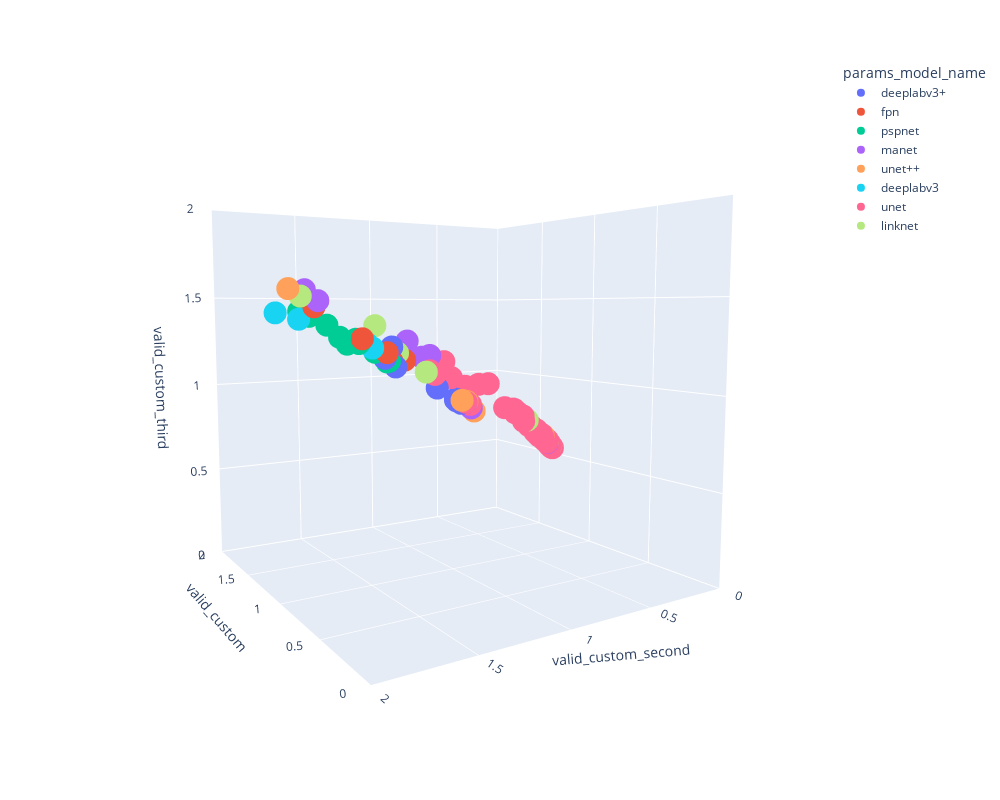

Notebook code cell kept with this figure:
### Code cell
# set bounds
maxval=2
ranges = [0,maxval]

fig = px.scatter_3d(df, x='values_0', y='values_1', z='values_2',
                    color='params_model_name',
                    range_x=ranges, range_y=ranges, range_z=ranges,
                    labels={'values_0':'valid_custom', 'values_1':'valid_custom_second', 'values_2':'valid_custom_third'},
                    width=1000, height=800)

# add best trial - still in progress trying to figure out how to add or highlight a single point
#idx=129
#fig = px.scatter_3d(df.loc[129], x=df.loc[idx].values_0, y=df.loc[idx].values_1, z=df.loc[idx].values_2,
#                    color='black')


fig.show()

### Figure 1 — Plotly figure (JSON) as saved in the notebook; plotly's stock layout.template omitted (floating-point values rounded to 4 significant figures)
{"data": [{"hovertemplate": "params_model_name=deeplabv3+<br>valid_custom=%{x}<br>valid_custom_second=%{y}<br>valid_custom_third=%{z}<extra></extra>", "legendgroup": "deeplabv3+", "marker": {"color": "#636efa", "symbol": "circle"}, "mode": "markers", "name": "deeplabv3+", "scene": "scene", "showlegend": true, "type": "scatter3d", "x": [1.167, 1.019, 1.165, 1.167, 1.164, 1.04, 1.042, 1.014, 1.224, 1.037, 1.016, 1.017, 1.017, 1.161], "y": [4.719, 1.091, 4.645, 4.838, 3.688, 1.331, 1.353, 0.9404, 5.669, 1.395, 0.9682, 0.9758, 0.9762, 5.495], "z": [2.506, 1.015, 2.478, 2.546, 2.276, 1.137, 1.242, 0.9231, 2.811, 1.185, 0.9378, 0.9443, 0.9484, 2.752]}, {"hovertemplate": "params_model_name=fpn<br>valid_custom=%{x}<br>valid_custom_second=%{y}<br>valid_custom_third=%{z}<extra></extra>", "legendgroup": "fpn", "marker": {"color": "#EF553B", "symbol": "circle"}, "mode": "markers", "name": "fpn", "scene": "scene", "showlegend": true, "type": "scatter3d", "x": [13.71, 1.061, 1.054, 1.309, 1.029, 1.197, 3.362, 1.029, 1.149, 1.046, 1.15, 1.053, 9.466, 1.028, 1.151, 1.051], "y": [11.08, 2.359, 1.347, 3.411, 1.284, 3.828, 8.218, 1.387, 3.73, 1.779, 3.717, 1.347, 84.25, 1.528, 3.69, 2.659], "z": [3.912, 1.765, 1.167, 2.165, 1.172, 2.174, 3.327, 1.214, 2.131, 1.45, 2.109, 1.16, 13.05, 1.289, 2.096, 1.859]}, {"hovertemplate": "params_model_name=pspnet<br>valid_custom=%{x}<br>valid_custom_second=%{y}<br>valid_custom_third=%{z}<extra></extra>", "legendgroup": "pspnet", "marker": {"color": "#00cc96", "symbol": "circle"}, "mode": "markers", "name": "pspnet", "scene": "scene", "showlegend": true, "type": "scatter3d", "x": [1.107, 1.087, 1.067, 1.06, 1.061, 1.077, 1.189, 1.087, 1.075, 1.104, 1.062, 1.196, 1.079, 1.062], "y": [1.783, 1.695, 1.438, 1.358, 1.371, 1.542, 4.105, 1.627, 1.525, 1.836, 1.382, 3.792, 1.589, 1.377], "z": [1.403, 1.359, 1.216, 1.168, 1.164, 1.285, 2.28, 1.297, 1.263, 1.427, 1.179, 2.175, 1.261, 1.18]}, {"hovertemplate": "params_model_name=manet<br>valid_custom=%{x}<br>valid_custom_second=%{y}<br>valid_custom_third=%{z}<extra></extra>", "legendgroup": "manet", "marker": {"color": "#ab63fa", "symbol": "circle"}, "mode": "markers", "name": "manet", "scene": "scene", "showlegend": true, "type": "scatter3d", "x": [1.102, 1.068, 0.9934, 1.032, 0.9936, 1.044, 0.96, 1.097, 1.12, 1.036, 1.061, 1.036, 1.102, 1.012], "y": [1.806, 4.384, 0.8884, 1.13, 0.9215, 1.26, 0.3764, 4.922, 2.072, 3.395, 3.962, 1.176, 3.583, 1.773], "z": [1.534, 2.409, 0.8965, 1.192, 0.9295, 1.271, 0.6621, 2.598, 1.535, 2.255, 2.232, 1.184, 2.037, 1.48]}, {"hovertemplate": "params_model_name=unet++<br>valid_custom=%{x}<br>valid_custom_second=%{y}<br>valid_custom_third=%{z}<extra></extra>", "legendgroup": "unet++", "marker": {"color": "#FFA15A", "symbol": "circle"}, "mode": "markers", "name": "unet++", "scene": "scene", "showlegend": true, "type": "scatter3d", "x": [1.044, 2.319, 1.102, 1.049, 2.219, 0.963, 0.9926, 1.067, 0.9957, 1.08, 2.378, 1.023, 1.044, 1.059, 0.9925], "y": [4.507, 31.13, 7.534, 4.721, 49.01, 0.4066, 0.9172, 5.262, 0.9467, 2.369, 27.94, 1.92, 4.549, 4.895, 0.8696], "z": [2.448, 7.264, 3.598, 2.519, 9.114, 0.7067, 0.9341, 2.934, 0.9417, 1.74, 6.92, 1.537, 2.466, 2.575, 0.8781]}, {"hovertemplate": "params_model_name=deeplabv3<br>valid_custom=%{x}<br>valid_custom_second=%{y}<br>valid_custom_third=%{z}<extra></extra>", "legendgroup": "deeplabv3", "marker": {"color": "#19d3f3", "symbol": "circle"}, "mode": "markers", "name": "deeplabv3", "scene": "scene", "showlegend": true, "type": "scatter3d", "x": [1.08, 1.103, 1.226, 1.065, 1.25, 1.07, 1.094, 1.228, 1.16, 1.126, 1.229, 1.196, 1.202, 1.067, 1.099], "y": [2.058, 1.957, 5.539, 1.452, 5.376, 1.437, 1.841, 5.153, 4.086, 2.502, 5.14, 3.825, 3.943, 1.482, 2.013], "z": [1.503, 1.421, 2.764, 1.238, 2.484, 1.216, 1.39, 2.642, 2.256, 1.829, 2.637, 2.191, 1.949, 1.26, 1.514]}, {"hovertemplate": "params_model_name=unet<br>valid_custom=%{x}<br>valid_custom_second=%{y}<br>valid_custom_third=%{z}<extra></extra>", "legendgroup": "unet", "marker": {"color": "#FF6692", "symbol": "circle"}, "mode": "markers", "name": "unet", "scene": "scene", "showlegend": true, "type": "scatter3d", "x": [1.292, 1.058, 1.332, 1.29, 0.9805, 1.165, 0.9795, 1.083, 0.9595, 1.052, 1.014, 0.9915, 1.275, 0.9625, 0.9633, 0.9624, 0.9646, 0.9667, 0.9626, 0.965, 0.964, 0.9578, 0.9601, 0.9574, 0.9584, 0.96, 0.9624, 0.9679, 0.9576, 0.9604, 0.9608, 0.9617, 0.9683, 0.9582, 0.9616, 0.9686, 0.9579, 0.9603, 0.9724, 0.9617, 0.9603, 0.9572, 0.9609, 0.9575, 0.957, 0.9575, 0.9643, 0.957, 0.9596, 0.9598, 0.9589, 0.9626, 0.9589, 0.9584, 0.9582, 0.9636, 0.9676, 0.9583, 0.9578, 0.958, 0.961, 0.9608, 0.9588, 0.9665, 0.9572, 0.9579, 0.9618, 0.9592, 0.9595, 0.9604, 0.9719, 0.9975, 0.9665, 1.379, 1.079, 0.9774, 0.9575, 0.9606, 0.9596, 0.9645, 0.9986, 0.9679, 0.9573, 0.9674, 1.101, 1.238, 1.016, 0.9595, 1.097, 0.9918, 0.9573, 0.97, 0.958, 0.9589, 1.009, 0.9749, 4.706, 1.0, 0.9668, 0.9856], "y": [5.247, 4.007, 5.906, 4.994, 0.6124, 3.237, 0.5963, 3.821, 0.3751, 4.214, 1.052, 0.895, 7.737, 0.4129, 0.416, 0.4054, 0.4323, 0.4542, 0.4074, 0.4351, 0.4356, 0.3509, 0.3796, 0.3503, 0.3566, 0.3823, 0.4096, 0.5495, 0.3543, 0.3807, 0.3886, 0.396, 0.6115, 0.3547, 0.3929, 0.7924, 0.3556, 0.387, 0.5433, 0.3948, 0.3816, 0.3455, 0.3917, 0.3443, 0.3405, 0.3462, 0.4423, 0.3414, 0.3711, 0.3764, 0.378, 0.4197, 0.3697, 0.3614, 0.3584, 0.4515, 0.4621, 0.3663, 0.3527, 0.351, 0.397, 0.3851, 0.3596, 0.4983, 0.347, 0.352, 0.3963, 0.3659, 0.3776, 0.3937, 0.5048, 0.837, 0.4455, 6.67, 3.737, 0.5825, 0.3472, 0.3806, 0.3832, 0.4321, 1.148, 0.4667, 0.3467, 0.4566, 3.615, 4.067, 1.004, 0.3764, 3.621, 0.9238, 0.3451, 0.4962, 0.3558, 0.361, 0.9192, 0.5402, 7.466, 1.115, 0.4516, 0.6666], "z": [2.533, 2.248, 2.719, 2.642, 0.8732, 1.972, 0.85, 2.166, 0.6622, 2.345, 1.157, 0.9168, 3.485, 0.6967, 0.7012, 0.6849, 0.7036, 0.729, 0.6877, 0.7121, 0.7105, 0.6344, 0.6647, 0.6362, 0.6434, 0.6689, 0.6948, 0.83, 0.6464, 0.666, 0.6769, 0.6823, 0.8713, 0.6403, 0.6758, 1.028, 0.6417, 0.6805, 0.8048, 0.6756, 0.6649, 0.6345, 0.6769, 0.6302, 0.628, 0.6346, 0.7118, 0.6301, 0.6585, 0.6675, 0.678, 0.7152, 0.6609, 0.6498, 0.647, 0.7345, 0.7315, 0.6583, 0.6406, 0.6395, 0.6855, 0.6701, 0.6421, 0.7745, 0.6373, 0.641, 0.686, 0.6576, 0.6652, 0.6824, 0.7708, 1.024, 0.7351, 2.982, 2.13, 0.852, 0.6331, 0.6735, 0.6762, 0.7221, 1.112, 0.7375, 0.6352, 0.7379, 2.069, 2.202, 1.068, 0.6692, 2.067, 0.9305, 0.6354, 0.7716, 0.6453, 0.656, 1.017, 0.7983, 3.296, 1.091, 0.7413, 0.8839]}, {"hovertemplate": "params_model_name=linknet<br>valid_custom=%{x}<br>valid_custom_second=%{y}<br>valid_custom_third=%{z}<extra></extra>", "legendgroup": "linknet", "marker": {"color": "#B6E880", "symbol": "circle"}, "mode": "markers", "name": "linknet", "scene": "scene", "showlegend": true, "type": "scatter3d", "x": [0.9967, 1.047, 1.097, 3.876, 6.191, 1.061, 1.081, 1.96, 0.9595, 0.9576, 0.9613, 0.9727, 1.64, 0.9594, 1.025], "y": [1.172, 1.317, 3.807, 7.394, 13.58, 1.441, 4.232, 6.896, 0.3693, 0.3535, 0.3917, 0.5158, 5.6, 0.3762, 1.857], "z": [1.106, 1.21, 2.153, 3.274, 4.582, 1.354, 2.338, 3.034, 0.6613, 0.6438, 0.6762, 0.803, 2.703, 0.6672, 1.502]}], "layout": {"height": 800, "legend": {"title": {"text": "params_model_name"}, "tracegroupgap": 0}, "margin": {"t": 60}, "scene": {"aspectmode": "auto", "aspectratio": {"x": 1, "y": 1, "z": 1}, "camera": {"center": {"x": 0, "y": 0, "z": 0}, "eye": {"x": -1.824, "y": 1.145, "z": 0.2217}, "projection": {"type": "perspective"}, "up": {"x": 0, "y": 0, "z": 1}}, "domain": {"x": [0, 1], "y": [0, 1]}, "xaxis": {"range": [0, 2], "title": {"text": "valid_custom"}, "type": "linear"}, "yaxis": {"range": [0, 2], "title": {"text": "valid_custom_second"}, "type": "linear"}, "zaxis": {"range": [0, 2], "title": {"text": "valid_custom_third"}, "type": "linear"}}, "width": 1000}}
